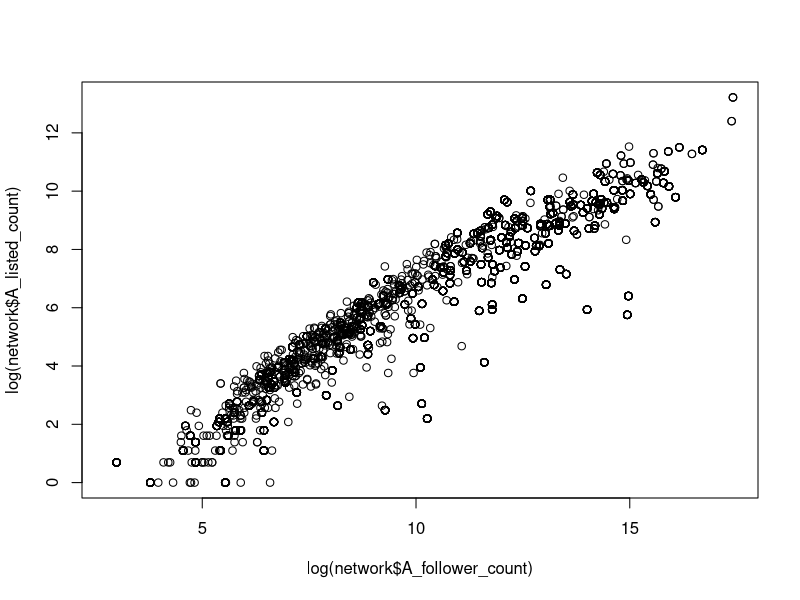
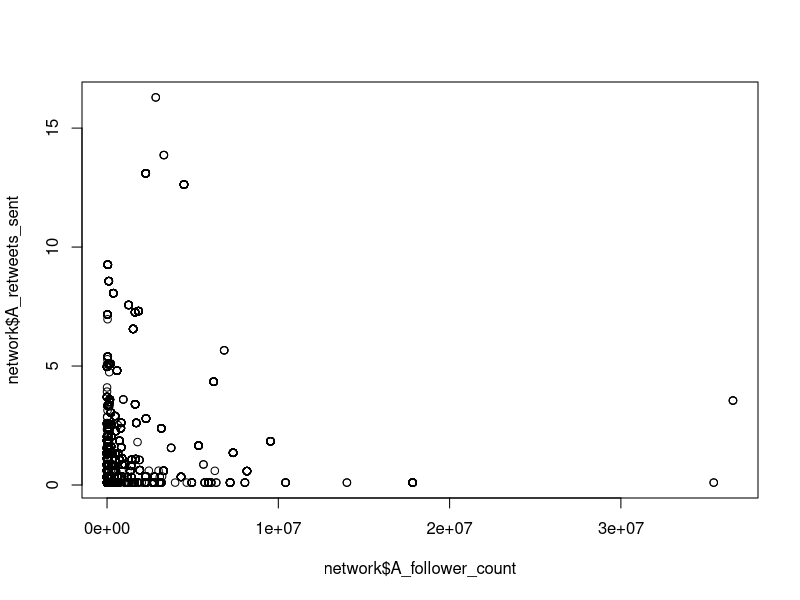

The R script that drew these images, in order:
network <- read.csv("network.csv")

plot(log(network$A_follower_count), log(network$A_listed_count))
plot(network$A_follower_count, network$A_retweets_sent)
